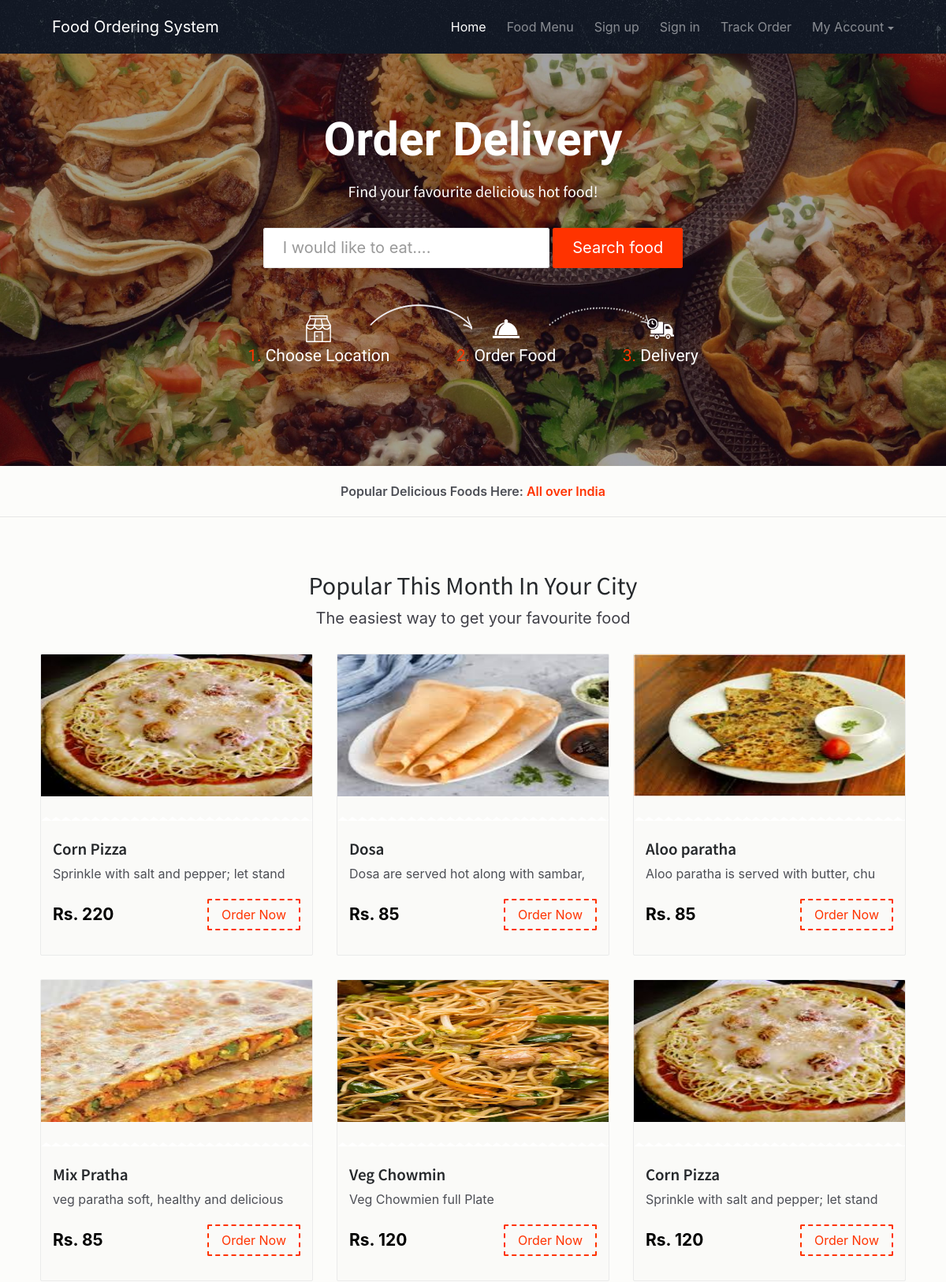
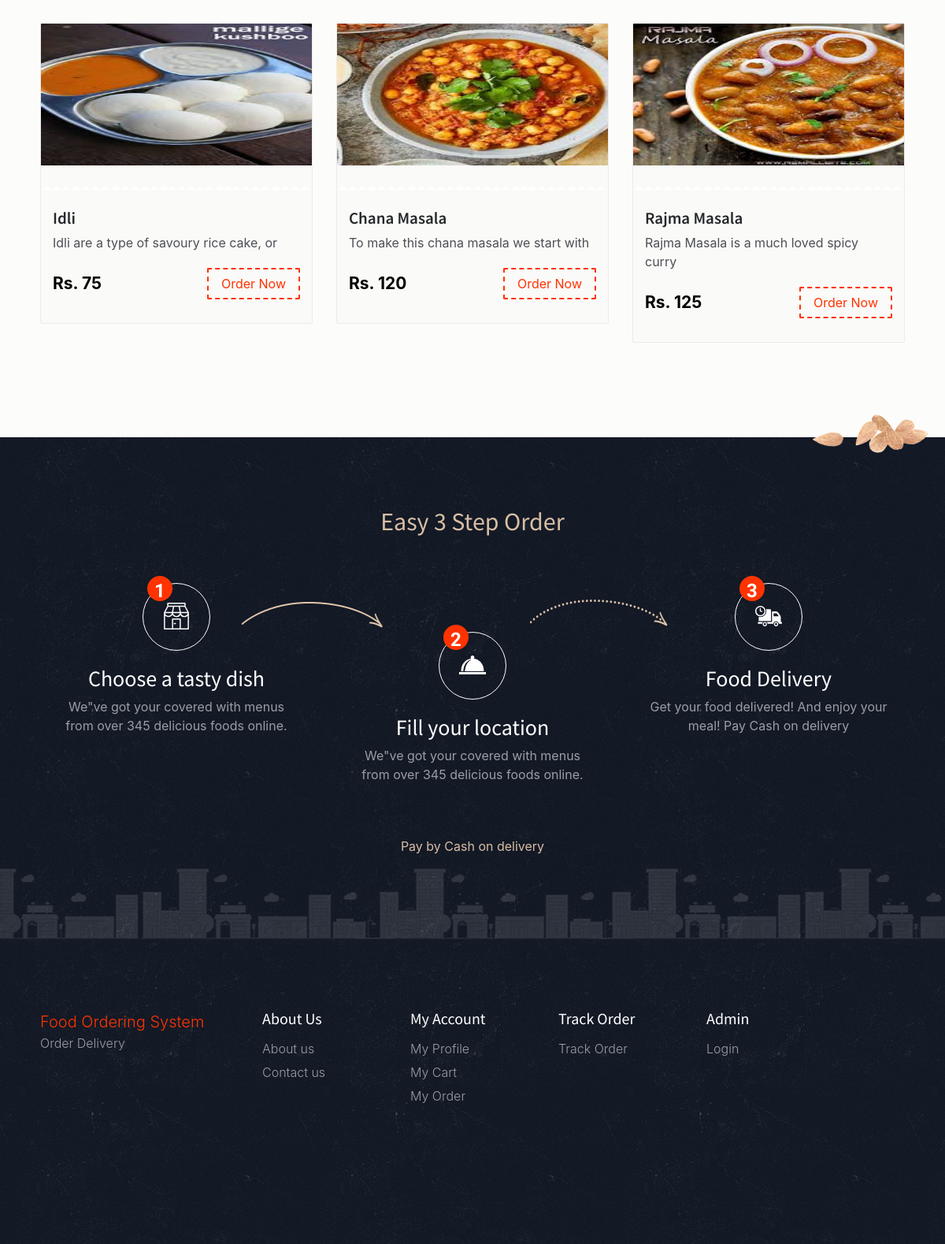
Page /fos/index.php on the committed database (2 pictures, top to bottom).
### tables this page shows
CREATE TABLE `tblfood` (
  `ID` int(10) NOT NULL,
  `CategoryName` varchar(120) DEFAULT NULL,
  `ItemName` varchar(120) DEFAULT NULL,
  `ItemPrice` varchar(120) DEFAULT NULL,
  `ItemDes` varchar(500) DEFAULT NULL,
  `Image` varchar(120) DEFAULT NULL,
  `ItemQty` varchar(120) DEFAULT NULL
);

### fos/index.php (the view, shortened to what this page needs)
<?php
include('includes/dbconnection.php');
  ?>
<!DOCTYPE html>
<html lang="en">
<head>
    <link href="css/bootstrap.min.css" rel="stylesheet">
    <link href="css/font-awesome.min.css" rel="stylesheet">
    <link href="css/animsition.min.css" rel="stylesheet">
    <link href="css/animate.css" rel="stylesheet">
    <link href="css/style.css" rel="stylesheet"> </head>
<body class="home">
    <div class="site-wrapper animsition" data-animsition-in="fade-in" data-animsition-out="fade-out">
        <header id="header" class="header-scroll top-header headrom">
            <?php include_once('includes/header.php');?>
        </header>
        <section class="hero bg-image" data-image-src="images/fast-food-e21500cbfa.jpg">
            <div class="hero-inner">
                <div class="container text-center hero-text font-white">
                    <h1>Order Delivery</h1>
                    <h5 class="font-white space-xs">Find your favourite delicious hot food!</h5>
                    <div class="banner-form">
                        <form class="form-inline" method="post" name="search" action="search-food.php">
                            <div class="form-group">
                                <div class="form-group">
                                    <input type="text" class="form-control form-control-lg" id="exampleInputAmount"  name="searchdata" id="searchdata" placeholder="I would like to eat...."> </div>
                            </div>
                            <button onclick="location.href='search-food.php'" type="submit" name="search" class="btn theme-btn btn-lg">Search food</button>
                        </form>
                    </div>
                    <div class="steps">
                        <div class="step-item step1">
                            <h4><span>1. </span>Choose Location</h4> </div>
                        <div class="step-item step2">
                            <h4><span>2. </span>Order Food</h4> </div>
                        <div class="step-item step3">
                            <h4><span>3. </span>Delivery</h4> </div>
                    </div>
                </div>
            </div>
        </section>
        <div class="location-match text-xs-center">
            <div class="container"> <span>Popular Delicious Foods Here: <span class="primary-color">All over India</span> </span>
            </div>
        </div>
        <section class="popular">
            <div class="container">
                <div class="title text-xs-center m-b-30">
                    <h2>Popular This Month In Your City</h2>
                    <p class="lead">The easiest way to get your favourite food</p>
                </div>
                <div class="row">
                    <?php
$ret=mysqli_query($con,"select * from tblfood order by rand() limit 9");
while ($row=mysqli_fetch_array($ret)) {
?>
                    <div class="col-xs-12 col-sm-6 col-md-4 food-item">
                        <div class="food-item-wrap">
                            <div class="figure-wrap bg-image"><img src="admin/itemimages/<?php echo $row['Image'];?>" width="400" height="180">
                            </div>
                            <div class="content">
                                <h5><a href="food-detail.php?fid=<?php echo $row['ID'];?>"><?php echo $row['ItemName'];?></a></h5>
                                <div class="product-name"><?php echo substr($row['ItemDes'],0,40);?></div>
                                <div class="price-btn-block"> <span class="price">Rs. <?php echo $row['ItemPrice'];?></span>
<?php if($_SESSION['fosuid']==""){?>
<a href="login.php" class="btn theme-btn-dash pull-right">Order Now</a>
<?php }?> </div>
                            </div>
                        </div>
                    </div>
                      <?php } ?>
                </div>
            </div>
        </section>
        <section class="how-it-works">
            <div class="container">
                <div class="text-xs-center">
                    <h2>Easy 3 Step Order</h2>
                    <div class="row how-it-works-solution">
                        <div class="col-xs-12 col-sm-12 col-md-4 how-it-works-steps white-txt col1">
                            <div class="how-it-works-wrap">
                                <div class="step step-1">
                                    <div class="icon" data-step="1">
                                    </div>
                                    <h3>Choose a tasty dish</h3>
                                    <p>We"ve got your covered with menus from over 345 delicious foods online.</p>
                                </div>
                            </div>
                        </div>
                        <div class="col-xs-12 col-sm-12 col-md-4 how-it-works-steps white-txt col2">
                            <div class="step step-2">
                                <div class="icon" data-step="2">
                                </div>
                                <h3>Fill your location</h3>
                                <p>We"ve got your covered with menus from over 345 delicious foods online.</p>
                            </div>
                        </div>
                        <div class="col-xs-12 col-sm-12 col-md-4 how-it-works-steps white-txt col3">
                            <div class="step step-3">
                                <div class="icon" data-step="3">
                                </div>
                                <h3>Food Delivery</h3>
                                <p>Get your food delivered! And enjoy your meal! Pay Cash on delivery</p>
                            </div>
                        </div>
                    </div>
                </div>
                <div class="row">
                    <div class="col-sm-12 text-center">
                        <p class="pay-info">Pay by Cash on delivery</p>
                    </div>
                </div>
            </div>
        </section>
        <?php include_once('includes/footer.php');?>
    </div>
</body>
</html>

### fos/includes/header.php (shortened to what this page needs)
<nav class="navbar navbar-dark">
               <div class="container">
                  <a class="navbar-brand" href="index.php"> Food Ordering System </a>
                  <div class="collapse navbar-toggleable-md  float-lg-right" id="mainNavbarCollapse">
                     <ul class="nav navbar-nav">
                        <li class="nav-item"> <a class="nav-link active" href="index.php">Home <span class="sr-only">(current)</span></a> </li>
                        <li class="nav-item"> <a class="nav-link" href="food_results.php?pageno=1">Food Menu</a> </li>
  <?php if (strlen($_SESSION['fosuid']==0)) {?>
<li class="nav-item"> <a class="nav-link" href="registration.php">Sign up</a> </li>
<li class="nav-item"> <a class="nav-link" href="login.php">Sign in</a>
<li class="nav-item"> <a class="nav-link" href="track-order-on.php">Track Order</a> </li>
<?php } ?>
                        <li class="nav-item dropdown">
                           <a class="nav-link dropdown-toggle" data-toggle="dropdown" href="#" role="button" aria-haspopup="true" aria-expanded="false">My Account</a>
                        </li>
                     </ul>
                  </div>
               </div>
            </nav>

### fos/includes/footer.php
<footer class="footer">
              <div class="container">
                 <div class="row top-footer">
                    <div class="col-xs-12 col-sm-3 footer-logo-block color-gray">
                       <a href="index.php" style="font-size:20px;"> Food Ordering System </a><br /> <span>Order Delivery  </span>
                    </div>
                    <div class="col-xs-12 col-sm-2 about color-gray">
                       <h5>About Us</h5>
                       <ul>
                          <li><a href="about-us.php">About us</a> </li>
                          <li><a href="contact.php">Contact us</a> </li>
                       </ul>
                    </div>
                    <div class="col-xs-12 col-sm-2 how-it-works-links color-gray">
                       <h5>My Account</h5>
                       <ul>
                          <li><a href="#">My Profile</a> </li>
                          <li><a href="#">My Cart</a> </li>
                          <li><a href="#">My Order</a> </li>
                       </ul>
                    </div>
       <div class="col-xs-12 col-sm-2 how-it-works-links color-gray">
                       <h5>Track Order </h5>
                       <ul>
                          <li><a href="track-order-on.php">Track Order </a> </li>
                       </ul>
                    </div>
               <div class="col-xs-12 col-sm-2 how-it-works-links color-gray">
                       <h5>Admin </h5>
                       <ul>
                          <li><a href="admin" target="_blank">Login </a> </li>
                       </ul>
                    </div>
                 </div>
              </div>
           </footer>

### rows in the picture
tblfood: Image (picture), ItemName "Corn Pizza", ItemDes "Sprinkle with salt and pepper; let stand", ItemPrice "220"
tblfood: Image (picture), ItemName "Dosa", ItemDes "Dosa are served hot along with sambar,", ItemPrice "85"
tblfood: Image (picture), ItemName "Aloo paratha", ItemDes "Aloo paratha is served with butter, chu", ItemPrice "85"
tblfood: Image (picture), ItemName "Mix Pratha", ItemDes "veg paratha soft, healthy and delicious", ItemPrice "85"
tblfood: Image (picture), ItemName "Veg Chowmin", ItemDes "Veg Chowmien full Plate", ItemPrice "120"
tblfood: Image (picture), ItemName "Corn Pizza", ItemDes "Sprinkle with salt and pepper; let stand", ItemPrice "120"
tblfood: Image (picture), ItemName "Idli", ItemDes "Idli are a type of savoury rice cake, or", ItemPrice "75"
tblfood: Image (picture), ItemName "Chana Masala", ItemDes "To make this chana masala we start with", ItemPrice "120"
tblfood: Image (picture), ItemName "Rajma Masala", ItemDes "Rajma Masala is a much loved spicy curry", ItemPrice "125"
